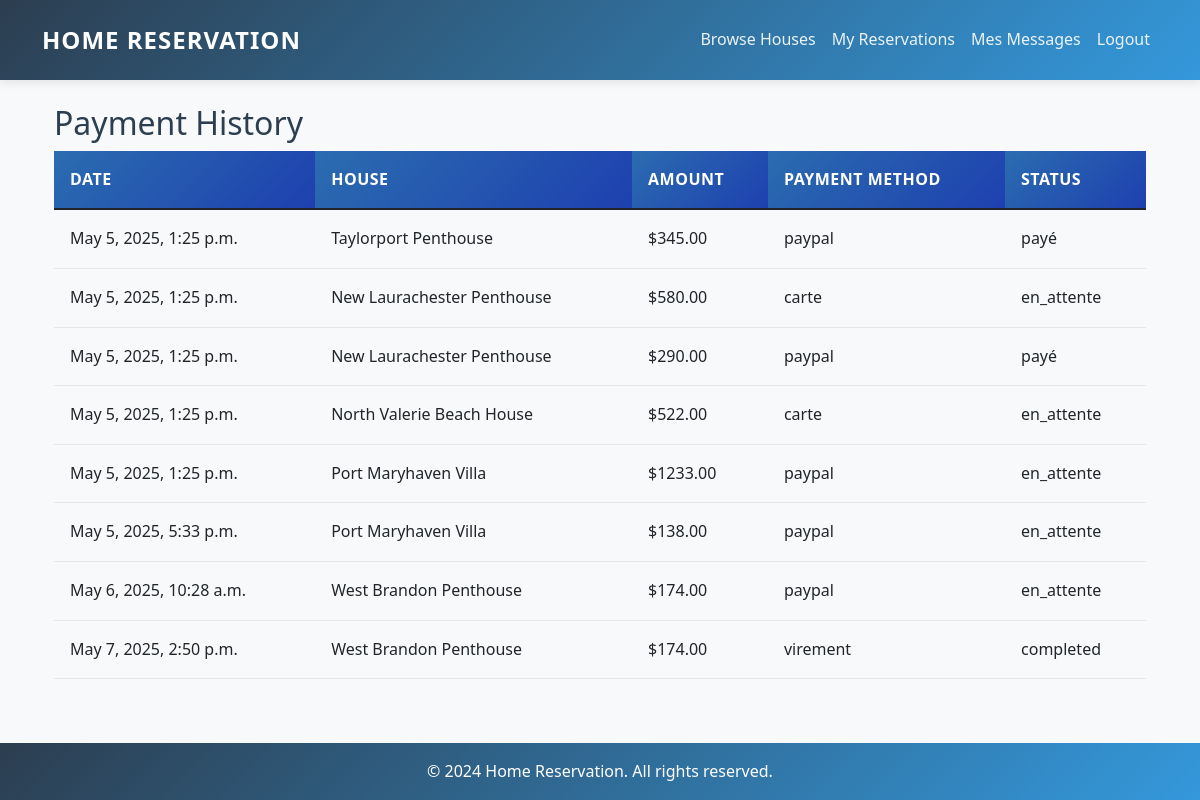
The page /payments/history/ (signed in) on the database as committed earlier.
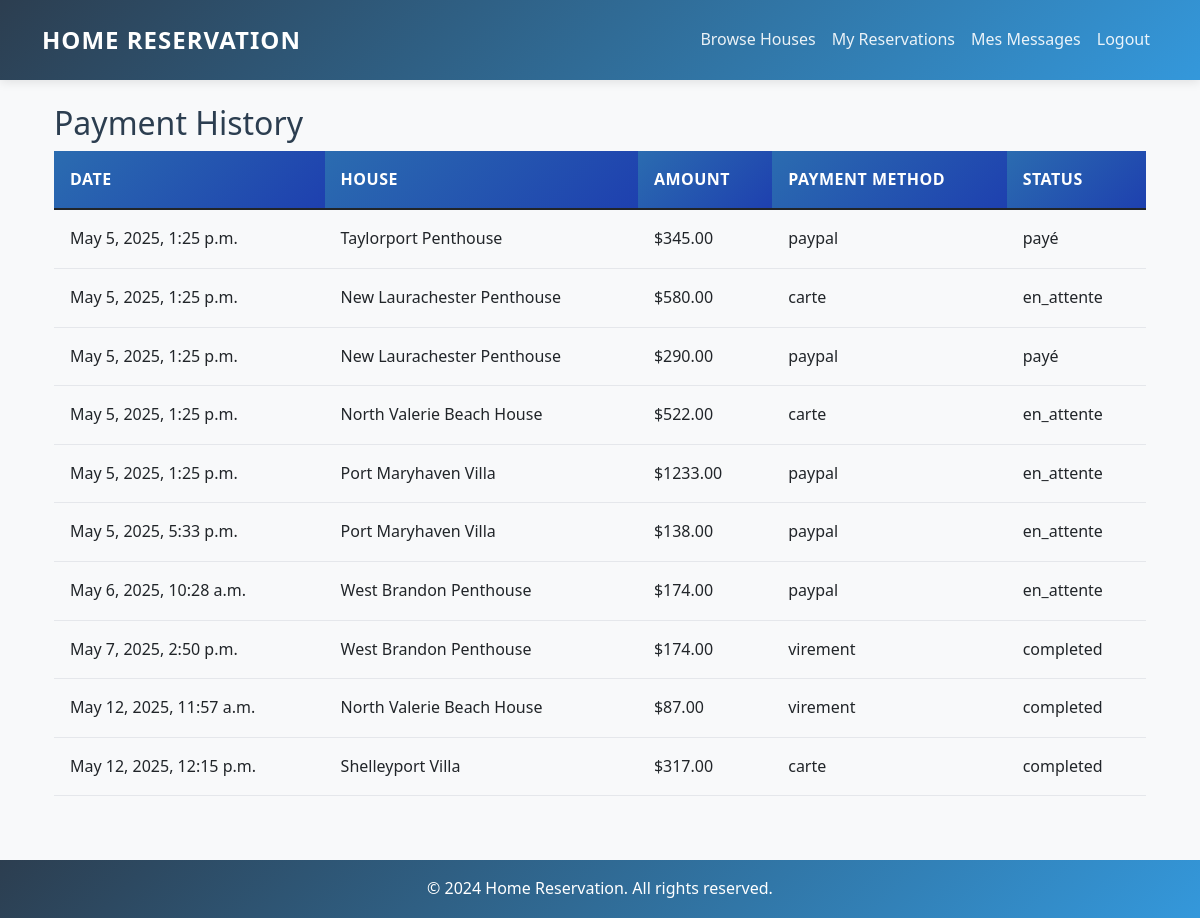
The same page on the database as committed later.
### paiement/models.py (models this page shows)
class Paiement(models.Model):
    reservation = models.OneToOneField(Reservation, on_delete=models.CASCADE)
    montant = models.DecimalField(max_digits=10, decimal_places=2)
    date_paiement = models.DateTimeField(auto_now_add=True)
    mode_paiement = models.CharField(max_length=50, choices=[
        ('carte', 'Credit Card'),
        ('virement', 'Bank Transfer'),
        ('paypal', 'PayPal')
    ])
    statut_paiement = models.CharField(max_length=50, choices=[
        ('pending', 'Pending'),
        ('completed', 'Completed'),
        ('failed', 'Failed')
    ])
    class Meta:
        db_table = 'paiement_paiement'

### reservation/models.py (models this page shows)
class Reservation(models.Model):
    STATUT_CHOICES = [
        ('en_attente', 'En attente'),
        ('confirmée', 'Confirmée'),
        ('annulée', 'Annulée'),
    ]
    utilisateur = models.ForeignKey(UserProfile, on_delete=models.CASCADE, limit_choices_to={'role': 'client'})
    maison = models.ForeignKey(Maison, on_delete=models.CASCADE)
    date_debut = models.DateField()
    date_fin = models.DateField()
    statut = models.CharField(max_length=20, choices=STATUT_CHOICES)

### maison/models.py (models this page shows, shortened)
class Maison(models.Model):
    titre = models.CharField(max_length=100)
    description = models.TextField()
    adresse = models.CharField(max_length=255)
    prix_par_nuit = models.DecimalField(max_digits=10, decimal_places=2)
    disponible = models.BooleanField(default=True)
    proprietaire = models.ForeignKey(UserProfile, on_delete=models.CASCADE, limit_choices_to={'role': 'proprietaire'})
    image = models.ImageField(upload_to='houses/', null=True, blank=True)  # Add this line

### paiement/views.py (the view)
# urls.py: path('payments/history/', paiement_views.payment_history, name='payment_history'),
@login_required
def payment_history(request):
    payments = Paiement.objects.filter(reservation__utilisateur__user=request.user)
    return render(request, 'paiement/history.html', {'payments': payments})

### templates/paiement/history.html
{% extends 'base.html' %}
{% block content %}
<div class="container">
    <h2>Payment History</h2>
    <div class="table-responsive">
        <table class="table">
            <thead>
                <tr>
                    <th>Date</th>
                    <th>House</th>
                    <th>Amount</th>
                    <th>Payment Method</th>
                    <th>Status</th>
                </tr>
            </thead>
            <tbody>
                {% for payment in payments %}
                <tr>
                    <td>{{ payment.date_paiement }}</td>
                    <td>{{ payment.reservation.maison.titre }}</td>
                    <td>${{ payment.montant }}</td>
                    <td>{{ payment.mode_paiement }}</td>
                    <td>{{ payment.statut_paiement }}</td>
                </tr>
                {% endfor %}
            </tbody>
        </table>
    </div>
</div>
{% endblock %}

Rows that differ between the two databases and show on the page:
added Paiement: date_paiement "May 12, 2025, 11:57 a.m.", reservation.maison.titre "North Valerie Beach House", montant "87.00", mode_paiement "virement", statut_paiement "completed"
added Paiement: date_paiement "May 12, 2025, 12:15 p.m.", reservation.maison.titre "Shelleyport Villa", montant "317.00", mode_paiement "carte", statut_paiement "completed"
